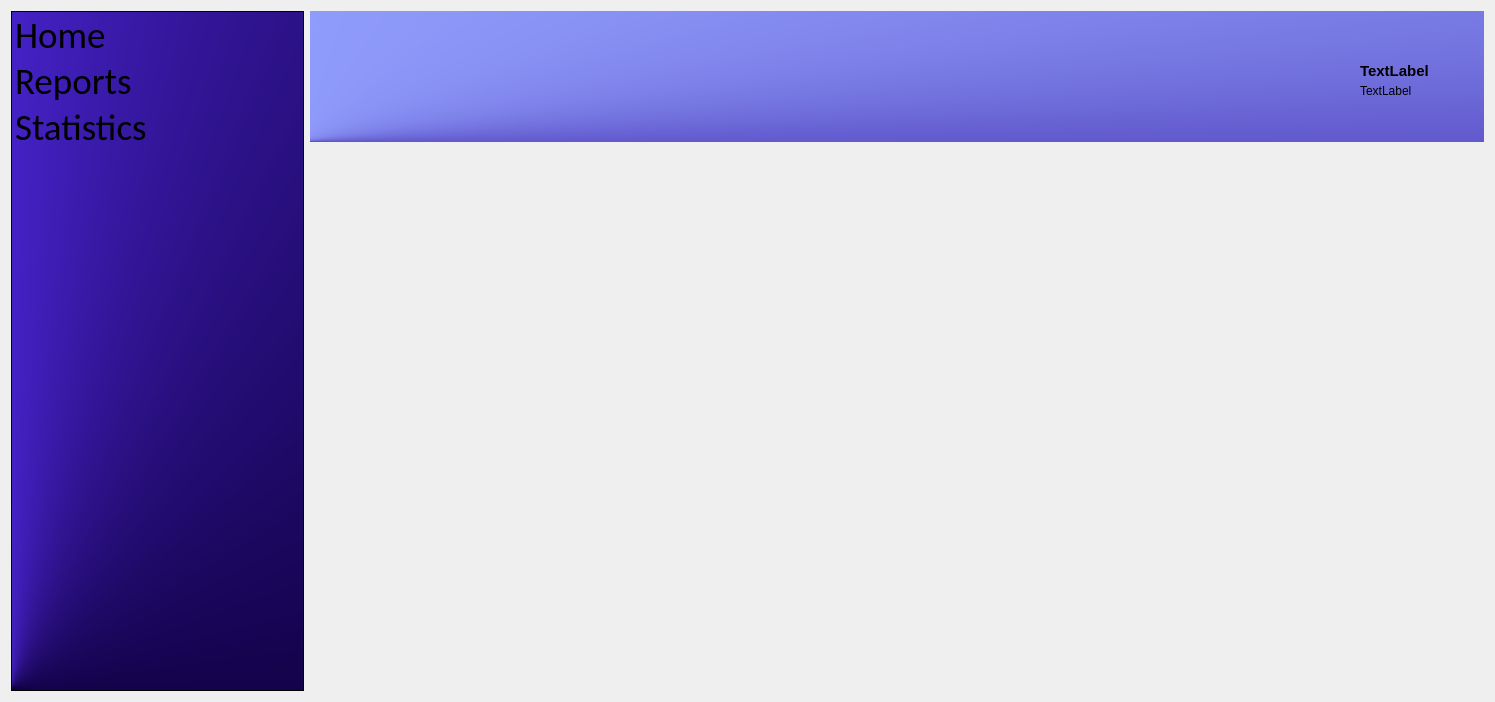
<?xml version="1.0" encoding="UTF-8"?>
<ui version="4.0">
 <class>Form</class>
 <widget class="QWidget" name="Form">
  <property name="geometry">
   <rect>
    <x>0</x>
    <y>0</y>
    <width>1495</width>
    <height>702</height>
   </rect>
  </property>
  <property name="windowTitle">
   <string>Form</string>
  </property>
  <layout class="QHBoxLayout" name="horizontalLayout">
   <item>
    <layout class="QHBoxLayout" name="horizontalLayout_2" stretch="1,4">
     <item>
      <widget class="QListWidget" name="listWidget">
       <property name="font">
        <font>
         <family>Calibri</family>
         <pointsize>28</pointsize>
         <italic>false</italic>
         <bold>false</bold>
         <underline>false</underline>
        </font>
       </property>
       <property name="layoutDirection">
        <enum>Qt::LayoutDirection::LeftToRight</enum>
       </property>
       <property name="styleSheet">
        <string notr="true">background-color: qconicalgradient(cx:0, cy:0.994318, angle:132.9, stop:0.611111 rgba(16, 0, 66, 255), stop:1 rgba(91, 48, 255, 255));
font: 28pt &quot;Calibri&quot;;</string>
       </property>
       <property name="flow">
        <enum>QListView::Flow::TopToBottom</enum>
       </property>
       <property name="currentRow">
        <number>-1</number>
       </property>
       <property name="sortingEnabled">
        <bool>false</bool>
       </property>
       <item>
        <property name="text">
         <string>Home</string>
        </property>
       </item>
       <item>
        <property name="text">
         <string>Reports</string>
        </property>
       </item>
       <item>
        <property name="text">
         <string>Statistics</string>
        </property>
       </item>
      </widget>
     </item>
     <item>
      <widget class="QStackedWidget" name="mainStackWig">
       <property name="font">
        <font>
         <fontweight>DemiBold</fontweight>
        </font>
       </property>
       <property name="styleSheet">
        <string notr="true">QLabel:user_name { background-color: transparent; }</string>
       </property>
       <property name="currentIndex">
        <number>0</number>
       </property>
       <widget class="QWidget" name="pageHome">
        <property name="styleSheet">
         <string notr="true">background-color: white;
QLabel {

	background-color: rgb(255, 255, 255);
}</string>
        </property>
        <widget class="QLabel" name="background1_2">
         <property name="geometry">
          <rect>
           <x>-10</x>
           <y>0</y>
           <width>1191</width>
           <height>131</height>
          </rect>
         </property>
         <property name="styleSheet">
          <string notr="true">background-color: qconicalgradient(cx:0, cy:0.994318, angle:93.6, stop:0.4 rgba(36, 0, 143, 188), stop:1 rgba(147, 161, 255, 255));
background-color: qconicalgradient(cx:0, cy:0.994318, angle:96.5, stop:0.4 rgba(36, 0, 143, 255), stop:1 rgba(147, 161, 255, 255));</string>
         </property>
         <property name="text">
          <string/>
         </property>
        </widget>
        <widget class="QLabel" name="user_name">
         <property name="geometry">
          <rect>
           <x>1050</x>
           <y>50</y>
           <width>101</width>
           <height>20</height>
          </rect>
         </property>
         <property name="font">
          <font>
           <pointsize>11</pointsize>
           <bold>true</bold>
          </font>
         </property>
         <property name="styleSheet">
          <string notr="true">background-color: transparent;</string>
         </property>
         <property name="text">
          <string>TextLabel</string>
         </property>
        </widget>
        <widget class="QLabel" name="id_log">
         <property name="geometry">
          <rect>
           <x>1050</x>
           <y>70</y>
           <width>101</width>
           <height>20</height>
          </rect>
         </property>
         <property name="styleSheet">
          <string notr="true">background-color: transparent;</string>
         </property>
         <property name="text">
          <string>TextLabel</string>
         </property>
        </widget>
       </widget>
       <widget class="QWidget" name="pageReport">
        <widget class="QLabel" name="label_3">
         <property name="geometry">
          <rect>
           <x>830</x>
           <y>360</y>
           <width>401</width>
           <height>221</height>
          </rect>
         </property>
         <property name="text">
          <string>report</string>
         </property>
        </widget>
       </widget>
       <widget class="QWidget" name="statistic">
        <widget class="QWidget" name="gridLayoutWidget">
         <property name="geometry">
          <rect>
           <x>0</x>
           <y>0</y>
           <width>1111</width>
           <height>681</height>
          </rect>
         </property>
         <layout class="QGridLayout" name="progressGrid"/>
        </widget>
       </widget>
       <widget class="QWidget" name="widget">
        <property name="styleSheet">
         <string notr="true">background-color: white;</string>
        </property>
       </widget>
      </widget>
     </item>
    </layout>
   </item>
  </layout>
 </widget>
 <tabstops>
  <tabstop>listWidget</tabstop>
 </tabstops>
 <resources>
  <include location="../sources/user_icon.qrc"/>
 </resources>
 <connections>
  <connection>
   <sender>listWidget</sender>
   <signal>currentRowChanged(int)</signal>
   <receiver>mainStackWig</receiver>
   <slot>setCurrentIndex(int)</slot>
   <hints>
    <hint type="sourcelabel">
     <x>212</x>
     <y>188</y>
    </hint>
    <hint type="destinationlabel">
     <x>1295</x>
     <y>221</y>
    </hint>
   </hints>
  </connection>
 </connections>
</ui>
